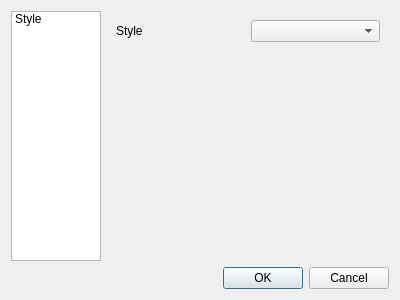
<?xml version="1.0" encoding="UTF-8"?>
<ui version="4.0">
 <class>SettingsDialog</class>
 <widget class="QDialog" name="SettingsDialog">
  <property name="geometry">
   <rect>
    <x>0</x>
    <y>0</y>
    <width>400</width>
    <height>300</height>
   </rect>
  </property>
  <property name="windowTitle">
   <string>Dialog</string>
  </property>
  <layout class="QVBoxLayout" name="verticalLayout">
   <item>
    <layout class="QHBoxLayout" name="horizontalLayout">
     <item>
      <widget class="QListWidget" name="listWidget">
       <property name="sizePolicy">
        <sizepolicy hsizetype="Minimum" vsizetype="Expanding">
         <horstretch>0</horstretch>
         <verstretch>0</verstretch>
        </sizepolicy>
       </property>
       <property name="minimumSize">
        <size>
         <width>0</width>
         <height>0</height>
        </size>
       </property>
       <property name="maximumSize">
        <size>
         <width>90</width>
         <height>16777215</height>
        </size>
       </property>
       <item>
        <property name="text">
         <string>Style</string>
        </property>
       </item>
      </widget>
     </item>
     <item>
      <widget class="QStackedWidget" name="stackedWidget">
       <property name="sizePolicy">
        <sizepolicy hsizetype="Expanding" vsizetype="Expanding">
         <horstretch>1</horstretch>
         <verstretch>1</verstretch>
        </sizepolicy>
       </property>
       <property name="currentIndex">
        <number>0</number>
       </property>
       <widget class="QWidget" name="page">
        <layout class="QVBoxLayout" name="verticalLayout_2">
         <item>
          <layout class="QHBoxLayout" name="horizontalLayout_2">
           <item>
            <widget class="QLabel" name="label">
             <property name="text">
              <string>Style</string>
             </property>
            </widget>
           </item>
           <item>
            <widget class="QComboBox" name="style_styleBox"/>
           </item>
          </layout>
         </item>
         <item>
          <spacer name="verticalSpacer">
           <property name="orientation">
            <enum>Qt::Vertical</enum>
           </property>
           <property name="sizeHint" stdset="0">
            <size>
             <width>20</width>
             <height>40</height>
            </size>
           </property>
          </spacer>
         </item>
        </layout>
       </widget>
      </widget>
     </item>
    </layout>
   </item>
   <item>
    <widget class="QDialogButtonBox" name="buttonBox">
     <property name="orientation">
      <enum>Qt::Horizontal</enum>
     </property>
     <property name="standardButtons">
      <set>QDialogButtonBox::Cancel|QDialogButtonBox::Ok</set>
     </property>
    </widget>
   </item>
  </layout>
 </widget>
 <resources/>
 <connections>
  <connection>
   <sender>buttonBox</sender>
   <signal>accepted()</signal>
   <receiver>SettingsDialog</receiver>
   <slot>accept()</slot>
   <hints>
    <hint type="sourcelabel">
     <x>248</x>
     <y>254</y>
    </hint>
    <hint type="destinationlabel">
     <x>157</x>
     <y>274</y>
    </hint>
   </hints>
  </connection>
  <connection>
   <sender>buttonBox</sender>
   <signal>rejected()</signal>
   <receiver>SettingsDialog</receiver>
   <slot>reject()</slot>
   <hints>
    <hint type="sourcelabel">
     <x>316</x>
     <y>260</y>
    </hint>
    <hint type="destinationlabel">
     <x>286</x>
     <y>274</y>
    </hint>
   </hints>
  </connection>
 </connections>
</ui>
